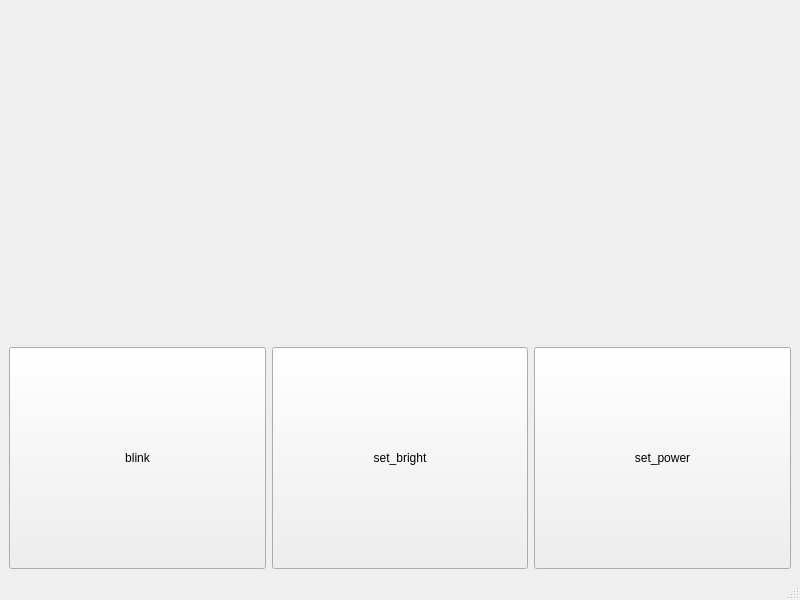
<?xml version="1.0" encoding="UTF-8"?>
<ui version="4.0">
 <class>MainWindow</class>
 <widget class="QMainWindow" name="MainWindow">
  <property name="geometry">
   <rect>
    <x>0</x>
    <y>0</y>
    <width>800</width>
    <height>600</height>
   </rect>
  </property>
  <property name="windowTitle">
   <string>MainWindow</string>
  </property>
  <widget class="QWidget" name="centralwidget">
   <layout class="QGridLayout" name="gridLayout">
    <item row="0" column="1">
     <spacer name="verticalSpacer">
      <property name="orientation">
       <enum>Qt::Vertical</enum>
      </property>
      <property name="sizeHint" stdset="0">
       <size>
        <width>20</width>
        <height>307</height>
       </size>
      </property>
     </spacer>
    </item>
    <item row="1" column="0">
     <widget class="QPushButton" name="pushButton_blink">
      <property name="minimumSize">
       <size>
        <width>222</width>
        <height>222</height>
       </size>
      </property>
      <property name="text">
       <string>blink</string>
      </property>
     </widget>
    </item>
    <item row="1" column="1">
     <widget class="QPushButton" name="pushButton_set_bright">
      <property name="minimumSize">
       <size>
        <width>222</width>
        <height>222</height>
       </size>
      </property>
      <property name="text">
       <string>set_bright</string>
      </property>
     </widget>
    </item>
    <item row="1" column="2">
     <widget class="QPushButton" name="pushButton_set_power">
      <property name="minimumSize">
       <size>
        <width>222</width>
        <height>222</height>
       </size>
      </property>
      <property name="text">
       <string>set_power</string>
      </property>
     </widget>
    </item>
   </layout>
  </widget>
  <widget class="QMenuBar" name="menubar">
   <property name="geometry">
    <rect>
     <x>0</x>
     <y>0</y>
     <width>800</width>
     <height>22</height>
    </rect>
   </property>
  </widget>
  <widget class="QStatusBar" name="statusbar"/>
 </widget>
 <resources/>
 <connections/>
</ui>
